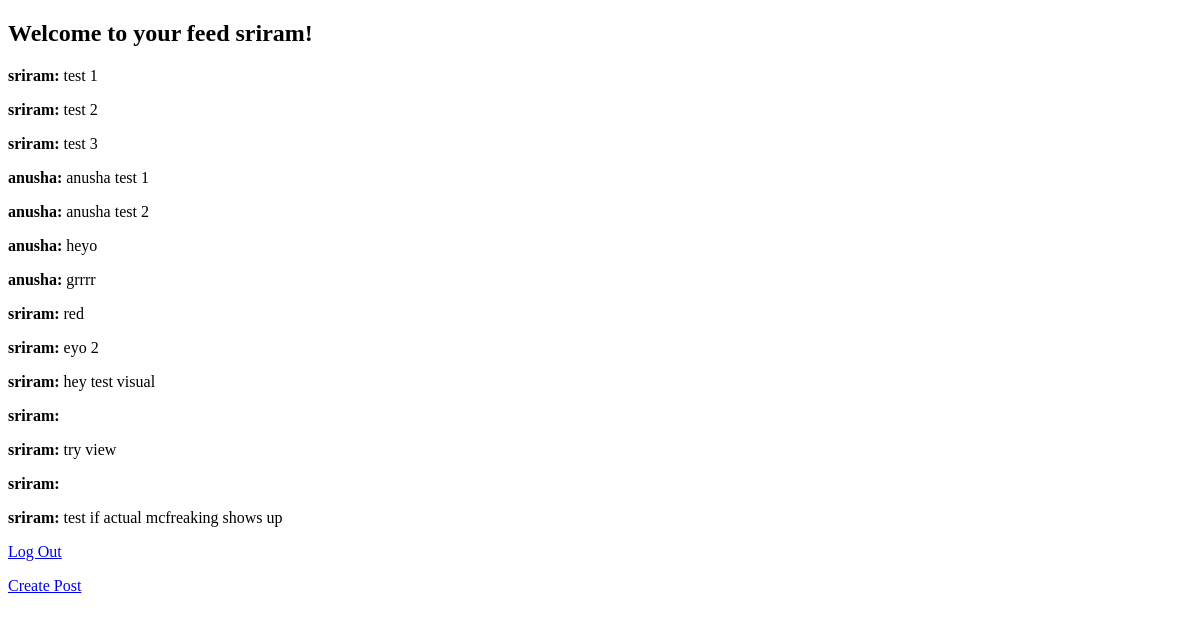
/home/ (signed in), run on an earlier commit of the app's database.
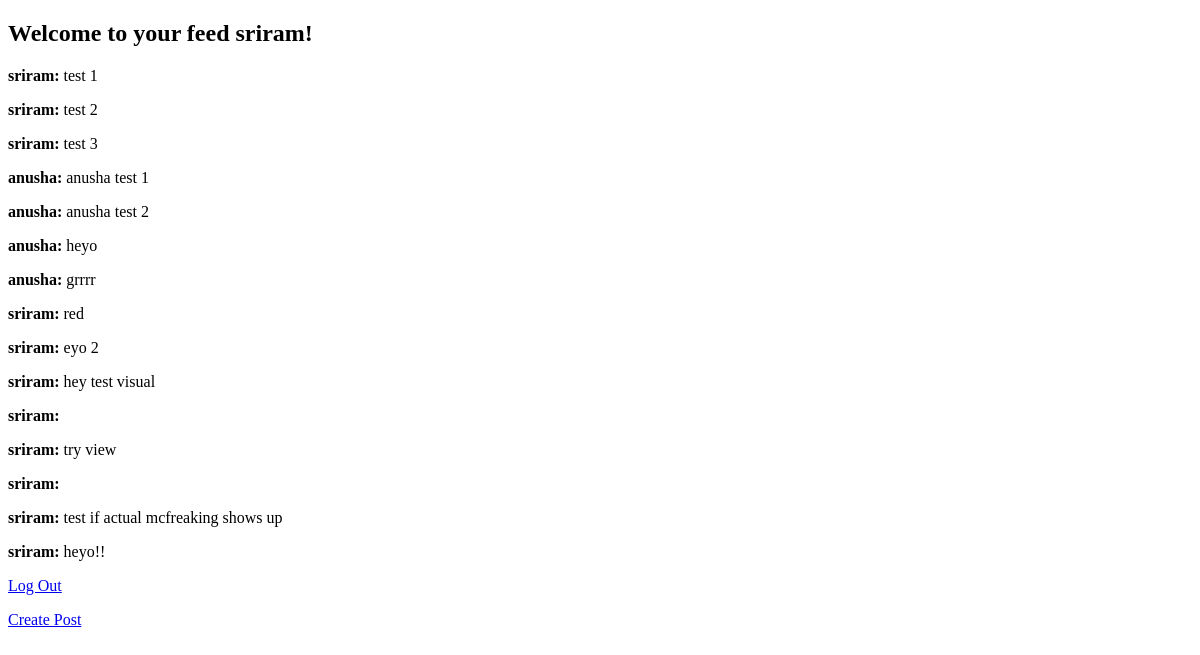
And on a later commit of the database.
### createPost/models.py (models this page shows)
class Post(models.Model):
    post_text = models.TextField(blank=True, null=True)
    usernm = models.ForeignKey(User, on_delete=models.CASCADE)

### createPost/views.py (the view)
# urls.py: path('home/', post_view , name='home'),
def post_view(request):
    allObj = Post.objects.all()
    print(allObj)
    return render(request, 'home.html', {'all':allObj})

### templates/home.html (shortened to what this page needs)
{% extends 'base.html' %}
{% block content %}
{% if user.is_authenticated %}
  <h2> Welcome to your feed {{ user.username }}! </h2>
  {% for item in all %}
    <p> <b>{{ item.usernm }}:</b> {{ item.post_text }} </p>
  {% endfor %}
  <p><a href="{% url 'logout' %}">Log Out</a></p>
  <p><a href="{% url 'createPost' %}">Create Post</a></p>
{% else %}
  <p>You are not logged in</p>
  <a href="{% url 'login' %}">Log In</a>
{% endif %}
{% endblock %}

What changed in the data, as far as the page shows it:
added Post: usernm "sriram", post_text "heyo!!"
